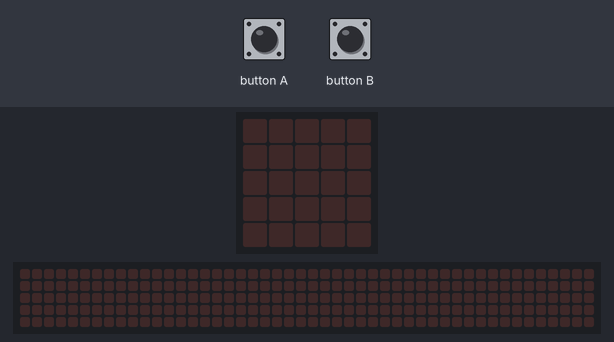
This program was run on a simulated BBC micro:bit (MakeCode). Parts: the board's 5×5 LED display, a strip that is not on the board, showing the scrolling text unrolled. The test bench sets the inputs (shaded band). The 48×5 strip is a reading aid, not a part: it shows the text the display is scrolling, unrolled, one strip-width of it at a time.

Above: at 1.2 s.
1.3 s: button B pressed for 0.15 s
At 1.6 s:
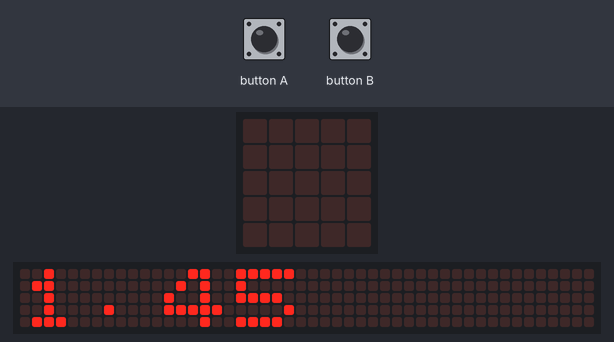
4.3 s: button B pressed for 0.15 s
At 10.31 s:
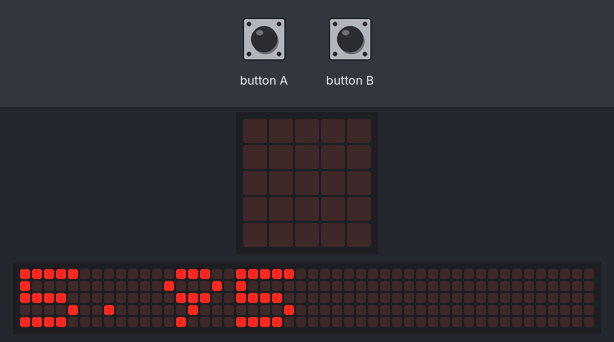
Timing chart, 0 to 11.8 s (numbered marks = the images above; inputs shaded):
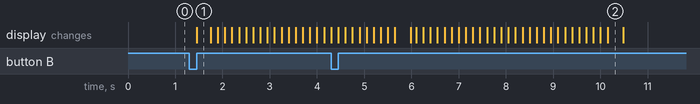

The program:

main.ts
```typescript
let start = 0
let elapse = 0
input.onButtonPressed(Button.A, function () {
    start = input.runningTime()
})
input.onButtonPressed(Button.B, function () {
    elapse = input.runningTime() - start
    basic.showNumber(elapse / 1000)
})
basic.forever(function () {

})
```

test.ts
```typescript
// les tests vont ici ; cela ne sera pas compilé si ce paquet est utilisé en tant qu'extension.
```

Measured:
- after the input at 1.3 s, the display: changes after 0.15 s (image 1)
